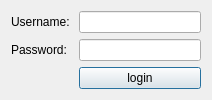
<?xml version="1.0" encoding="UTF-8"?>
<ui version="4.0">
 <class>Dialog</class>
 <widget class="QDialog" name="Dialog">
  <property name="geometry">
   <rect>
    <x>0</x>
    <y>0</y>
    <width>212</width>
    <height>93</height>
   </rect>
  </property>
  <property name="windowTitle">
   <string>Dialog</string>
  </property>
  <layout class="QGridLayout" name="gridLayout">
   <item row="0" column="0">
    <widget class="QLabel" name="label">
     <property name="text">
      <string>Username: </string>
     </property>
    </widget>
   </item>
   <item row="0" column="1">
    <widget class="QLineEdit" name="lineEdit"/>
   </item>
   <item row="1" column="0">
    <widget class="QLabel" name="label_2">
     <property name="text">
      <string>Password: </string>
     </property>
    </widget>
   </item>
   <item row="1" column="1">
    <widget class="QLineEdit" name="lineEdit_2"/>
   </item>
   <item row="2" column="1">
    <widget class="QPushButton" name="pushButton">
     <property name="text">
      <string>login</string>
     </property>
    </widget>
   </item>
  </layout>
 </widget>
 <resources/>
 <connections/>
</ui>
